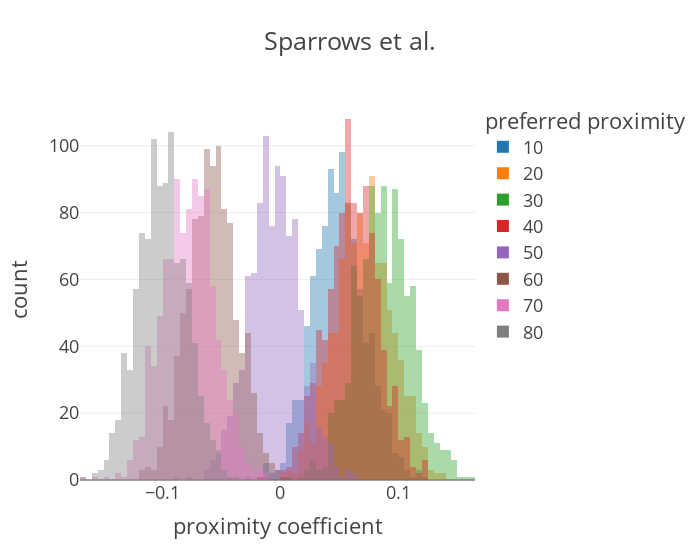

Write notebook code for a chart like this one.
### Code cell
sps_outcomes_path = os.path.join(
    root, "data/foraging/central_park_birds_cleaned_2022/sps_outcomes.pkl"
)

if not smoke_test:
    sps_outcomes = dill.load(open(sps_outcomes_path, "rb"))

    sps_coefs_plot = plot_coefs(
        sps_outcomes,
        "Sparrows et al.",
        ann_start_y=200,
        ann_break_y=30,
        generate_object=True,
    )

    sps_coefs_plot.show()
    # add title to figure

    pio.write_image(
        sps_coefs_plot,
        os.path.join(root, "docs/figures/sps_coefs_plot.png"),
        engine="kaleido",
        width=700,
        scale=5,
    )

### Figure 1 — Plotly figure (JSON) as saved in the notebook; plotly's stock layout.template omitted (floating-point values rounded to 4 significant figures; data arrays with more than 128 entries replaced by an {"elided": "..."} marker saying what was removed)
{"data": [{"alignmentgroup": "True", "bingroup": "x", "hovertemplate": "preferred proximity=10<br>proximity coefficient=%{x}<br>count=%{y}<extra></extra>", "legendgroup": "10", "marker": {"color": "#1F77B4", "opacity": 0.4, "pattern": {"shape": ""}}, "name": "10", "offsetgroup": "10", "orientation": "v", "showlegend": true, "type": "histogram", "x": {"elided": "1000 float values"}, "xaxis": "x", "yaxis": "y"}, {"alignmentgroup": "True", "bingroup": "x", "hovertemplate": "preferred proximity=20<br>proximity coefficient=%{x}<br>count=%{y}<extra></extra>", "legendgroup": "20", "marker": {"color": "#FF7F0E", "opacity": 0.4, "pattern": {"shape": ""}}, "name": "20", "offsetgroup": "20", "orientation": "v", "showlegend": true, "type": "histogram", "x": {"elided": "1000 float values"}, "xaxis": "x", "yaxis": "y"}, {"alignmentgroup": "True", "bingroup": "x", "hovertemplate": "preferred proximity=30<br>proximity coefficient=%{x}<br>count=%{y}<extra></extra>", "legendgroup": "30", "marker": {"color": "#2CA02C", "opacity": 0.4, "pattern": {"shape": ""}}, "name": "30", "offsetgroup": "30", "orientation": "v", "showlegend": true, "type": "histogram", "x": {"elided": "1000 float values"}, "xaxis": "x", "yaxis": "y"}, {"alignmentgroup": "True", "bingroup": "x", "hovertemplate": "preferred proximity=40<br>proximity coefficient=%{x}<br>count=%{y}<extra></extra>", "legendgroup": "40", "marker": {"color": "#D62728", "opacity": 0.4, "pattern": {"shape": ""}}, "name": "40", "offsetgroup": "40", "orientation": "v", "showlegend": true, "type": "histogram", "x": {"elided": "1000 float values"}, "xaxis": "x", "yaxis": "y"}, {"alignmentgroup": "True", "bingroup": "x", "hovertemplate": "preferred proximity=50<br>proximity coefficient=%{x}<br>count=%{y}<extra></extra>", "legendgroup": "50", "marker": {"color": "#9467BD", "opacity": 0.4, "pattern": {"shape": ""}}, "name": "50", "offsetgroup": "50", "orientation": "v", "showlegend": true, "type": "histogram", "x": {"elided": "1000 float values"}, "xaxis": "x", "yaxis": "y"}, {"alignmentgroup": "True", "bingroup": "x", "hovertemplate": "preferred proximity=60<br>proximity coefficient=%{x}<br>count=%{y}<extra></extra>", "legendgroup": "60", "marker": {"color": "#8C564B", "opacity": 0.4, "pattern": {"shape": ""}}, "name": "60", "offsetgroup": "60", "orientation": "v", "showlegend": true, "type": "histogram", "x": {"elided": "1000 float values"}, "xaxis": "x", "yaxis": "y"}, {"alignmentgroup": "True", "bingroup": "x", "hovertemplate": "preferred proximity=70<br>proximity coefficient=%{x}<br>count=%{y}<extra></extra>", "legendgroup": "70", "marker": {"color": "#E377C2", "opacity": 0.4, "pattern": {"shape": ""}}, "name": "70", "offsetgroup": "70", "orientation": "v", "showlegend": true, "type": "histogram", "x": {"elided": "1000 float values"}, "xaxis": "x", "yaxis": "y"}, {"alignmentgroup": "True", "bingroup": "x", "hovertemplate": "preferred proximity=80<br>proximity coefficient=%{x}<br>count=%{y}<extra></extra>", "legendgroup": "80", "marker": {"color": "#7F7F7F", "opacity": 0.4, "pattern": {"shape": ""}}, "name": "80", "offsetgroup": "80", "orientation": "v", "showlegend": true, "type": "histogram", "x": {"elided": "1000 float values"}, "xaxis": "x", "yaxis": "y"}], "layout": {"barmode": "overlay", "legend": {"title": {"text": "preferred proximity"}, "tracegroupgap": 0}, "title": {"text": "Sparrows et al."}, "width": 700, "xaxis": {"anchor": "y", "domain": [0, 1], "title": {"text": "proximity coefficient"}}, "yaxis": {"anchor": "x", "domain": [0, 1], "title": {"text": "count"}}}}
